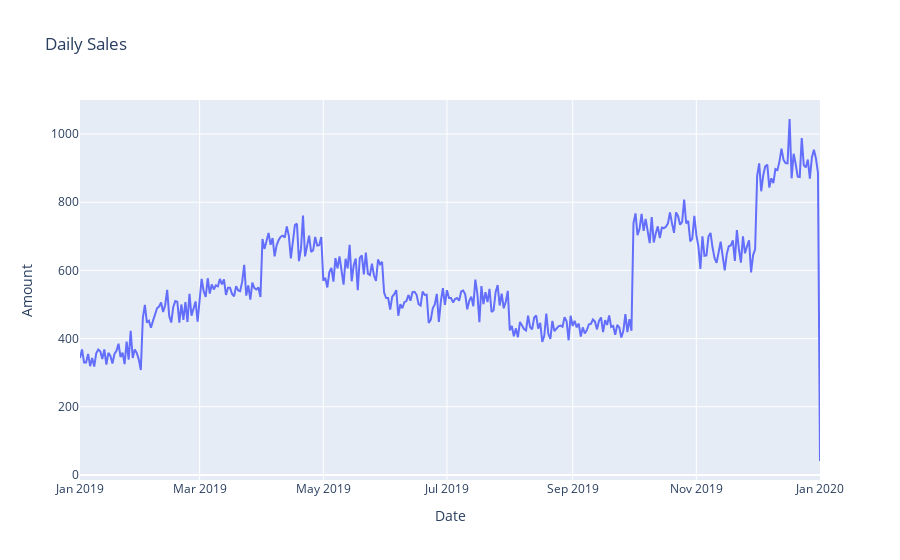

The code cell stored with this chart in its notebook:
### Code cell
daily_sales = pd.DataFrame(df.groupby('Date')['Amount'].sum())
px.line(daily_sales, x=daily_sales.index, y='Amount', title='Daily Sales')

### Figure 1 — Plotly figure (JSON) as saved in the notebook; plotly's stock layout.template omitted (floating-point values rounded to 4 significant figures; data arrays with more than 128 entries replaced by an {"elided": "..."} marker saying what was removed)
{"data": [{"hovertemplate": "Date=%{x}<br>Amount=%{y}<extra></extra>", "legendgroup": "", "line": {"color": "#636efa", "dash": "solid"}, "marker": {"symbol": "circle"}, "mode": "lines", "name": "", "orientation": "v", "showlegend": false, "type": "scatter", "x": {"elided": "366 str values"}, "xaxis": "x", "y": {"elided": "366 int values"}, "yaxis": "y"}], "layout": {"legend": {"tracegroupgap": 0}, "title": {"text": "Daily Sales"}, "xaxis": {"anchor": "y", "domain": [0, 1], "title": {"text": "Date"}}, "yaxis": {"anchor": "x", "domain": [0, 1], "title": {"text": "Amount"}}}}
